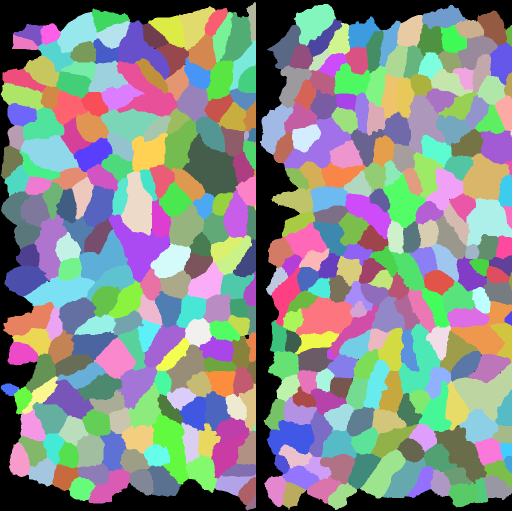
#> input picture fig3/v2/runs/optimise_labels_endo_r3/agent_folder/annotation.tif, 1024 x 1022 px (shown at 1/2 size)
$ python validate.py annotation.tif image.tif out.png image.tif
#> lines starting #> are read from the running program, lines starting #| are printed output that depends on the picture; after the words box and inside, x2 and y2 are one past the last pixel; in counts of white or black regions, pixels touching at a corner belong together
"""python validate.py <labels.tif> <annotation.tif> [overlay.png image.tif]
Scores a prediction against a manual annotation with measures tied to the biology:
count error, matched-cell F1 (IoU 0.3/0.5/0.75), area and aspect-ratio agreement."""
import sys, numpy as np, tifffile
from scipy import stats
from skimage import measure
PX = 0.65
def props(l): return {r.label: (r.area*PX**2, r.major_axis_length/max(r.minor_axis_length, 1e-6)) for r in measure.regionprops(l)}
def evaluate(pred, gt):
    ig, ip = np.unique(gt)[1:], np.unique(pred)[1:]
    ov = np.zeros((ig.max()+1, ip.max()+1), np.int64); m = (gt > 0) & (pred > 0); np.add.at(ov, (gt[m], pred[m]), 1)
    ag = np.bincount(gt.ravel(), minlength=ov.shape[0]); ap = np.bincount(pred.ravel(), minlength=ov.shape[1])
    iou = ov/(ag[:, None]+ap[None, :]-ov+1e-9); iou[:, 0] = 0
    res = {}
    for t in (0.3, 0.5, 0.75):
        pairs = [(g, iou[g].argmax()) for g in ig if iou[g].max() >= t]
        res[f'F1@IoU{t}'] = 2*len(pairs)/(len(ig)+len(ip))
        if t == 0.5: p50 = pairs
    pg, pp = props(gt), props(pred)
    ga, pa = (np.array([pg[g][0] for g, _ in p50]), np.array([pp[p][0] for _, p in p50]))
    gr, pr = (np.array([pg[g][1] for g, _ in p50]), np.array([pp[p][1] for _, p in p50]))
    res.update(n_gt=len(ig), n_pred=len(ip), count_error_pct=100*(len(ip)-len(ig))/len(ig),
      median_area_gt=np.median([v[0] for v in pg.values()]), median_area_pred=np.median([v[0] for v in pp.values()]),
      median_AR_gt=np.median([v[1] for v in pg.values()]), median_AR_pred=np.median([v[1] for v in pp.values()]),
      matched_area_rel_err_median_pct=100*np.median(np.abs(pa-ga)/ga), matched_AR_abs_err_median=np.median(np.abs(pr-gr)),
      matched_AR_spearman=stats.spearmanr(gr, pr)[0])
    return res
if __name__ == '__main__':
    pred, gt = (tifffile.imread(p).astype(np.int64) for p in sys.argv[1:3])
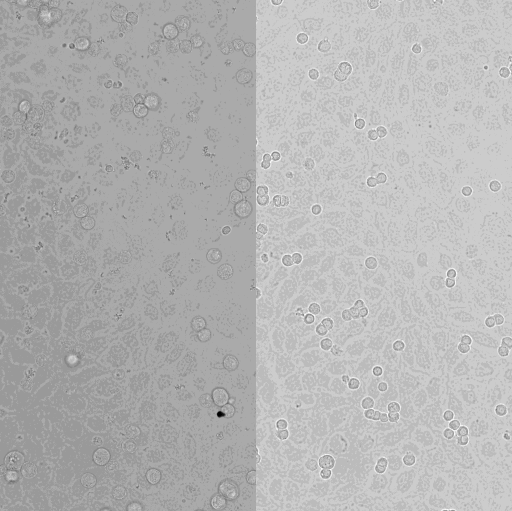
#> input picture fig3/v2/runs/optimise_labels_endo_r3/agent_folder/image.tif, 1024 x 1022 px (shown at 1/2 size)
#> pred: shape (1022, 1024) int64; 414 distinct labels, from 0 to 927
#> gt: shape (1022, 1024) int64; min 151, max 4095, mean 2826.1
    for k, v in evaluate(pred, gt).items(): print(f'{k:36s}{v:.3f}')
#> in evaluate, `m = (gt > 0) & (pred > 0)`:
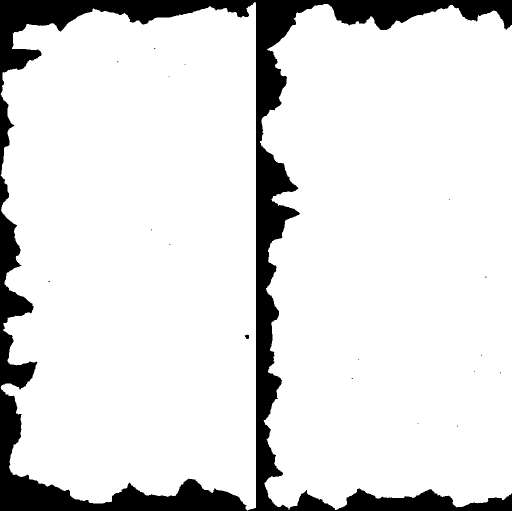
#> m: shape (1022, 1024) bool (shown at 1/2 size); 87.7% white; 18 black regions (16 under 20 px), largest, box (x1, y1, x2, y2) and area: (0, 0, 1024, 1022) 128607, (489, 669, 498, 678) 56
#> in evaluate, `iou = ov / (ag[:, None] + ap[None, :] - ov + 1e-09)`:
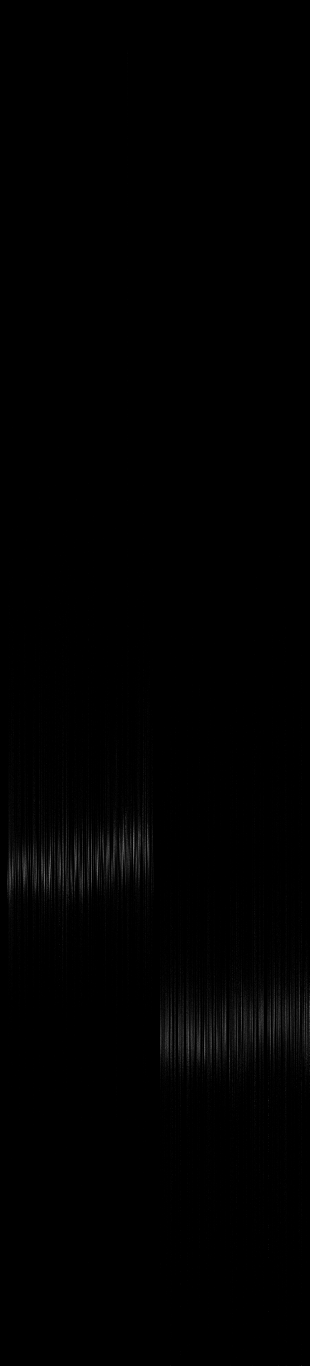
#> iou: shape (4096, 928) float64 (shown at 1/3 size); min 0, max 0.0121, mean 5.46e-05; drawn with min black and max white
#> this loop made 13 passes
#> (k, v) on passes 1 to 12: ('F1@IoU0.3', 0), ('F1@IoU0.5', 0), ('F1@IoU0.75', 0), ('n_gt', 2514), ('n_pred', 413), ('count_error_pct', -83.57), ('median_area_gt', 12.68), ('median_area_pred', 849.2), ('median_AR_gt', 1.83), ('median_AR_pred', 1.62), ('matched_area_rel_err_median_pct', nan), ('matched_AR_abs_err_median', nan)
#| F1@IoU0.3                           0.000
#| F1@IoU0.5                           0.000
#| F1@IoU0.75                          0.000
#| n_gt                                2514.000
#| n_pred                              413.000
#| count_error_pct                     -83.572
#| median_area_gt                      12.675
#| median_area_pred                    849.225
#> (further printed lines are left out)
    if len(sys.argv) == 5:
        from skimage import io, segmentation, exposure
        im = tifffile.imread(sys.argv[4]).astype(float)
#> im: shape (1022, 1024) float64; min 151, max 4095, mean 2826.1
        n = exposure.rescale_intensity(im, in_range=tuple(np.percentile(im, [0.5, 99.5])), out_range=(0, 1))
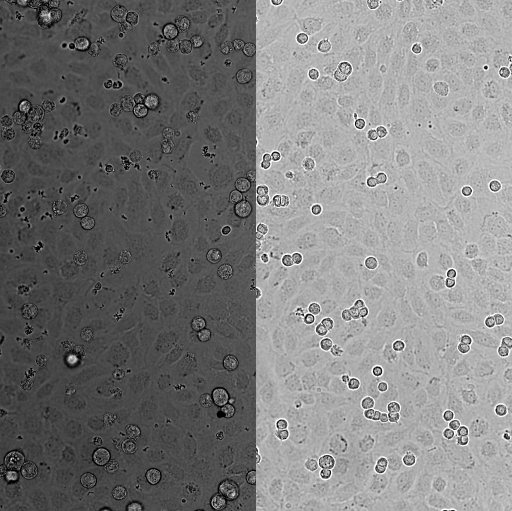
#> n: shape (1022, 1024) float64 (shown at 1/2 size); min 0, max 1, mean 0.49
        ov = segmentation.mark_boundaries(np.dstack([n]*3), pred, color=(1, 0, 0), mode='inner')
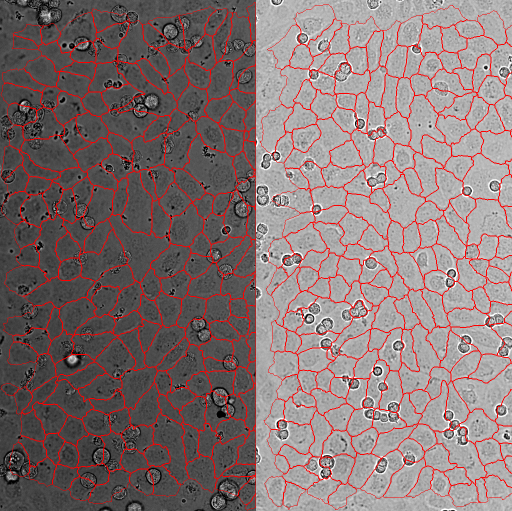
#> ov: shape (1022, 1024, 3) float64 (shown at 1/2 size); mean R, G, B 0.526, 0.454, 0.454
        ov = segmentation.mark_boundaries(ov, gt, color=(0, 1, 0), mode='inner')
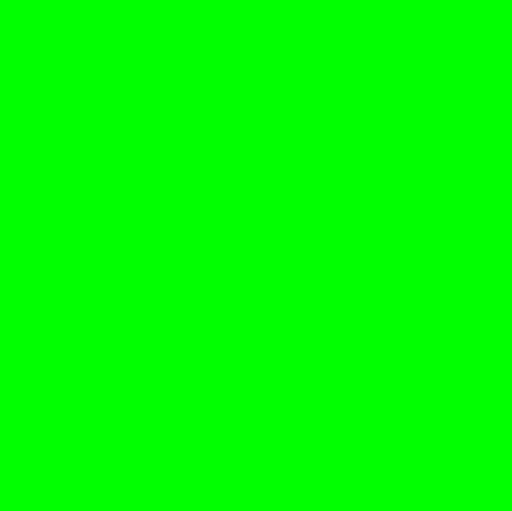
#> ov: shape (1022, 1024, 3) float64 (shown at 1/2 size); mean R, G, B 0, 1, 0
        io.imsave(sys.argv[3], (ov*255).astype('uint8'))
